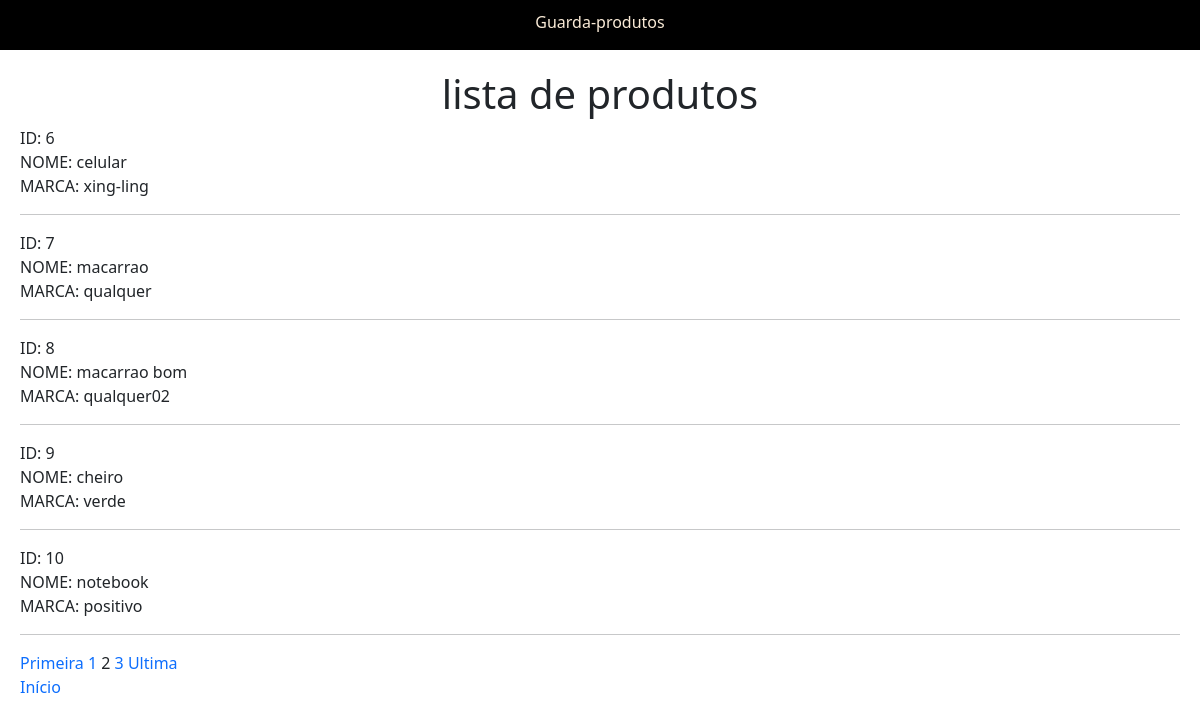
Screenshot of /mostrar-itens.php?pagina=2 with the database file from the repository.
### tables this page shows
CREATE TABLE `produtos` (
  `produto_id` int(11) NOT NULL AUTO_INCREMENT,
  `produtos_nome` varchar(200) NOT NULL,
  `produtos_marca` varchar(200) NOT NULL,
  PRIMARY KEY (`produto_id`)
);

### mostrar-itens.php (the view, shortened to what this page needs)
<?php
include("header.php");
include("conexao.php");
?>
<body>
    <div class="itens">
    <h1 style="text-align: center;">lista de produtos</h1>
    <?php
    $pagina_atual = filter_input(INPUT_GET,'pagina',FILTER_SANITIZE_NUMBER_INT);
    $pagina = (!empty($pagina_atual)) ? $pagina_atual : 1 ;
    $qnt_result_pg = 5;
    $inicio = ($qnt_result_pg * $pagina)- $qnt_result_pg;
    $comando_produtos = "SELECT * FROM produtos LIMIT $inicio,$qnt_result_pg";
    $resultado_usuarios = mysqli_query($conexao,$comando_produtos);
    while($row_usuario = mysqli_fetch_assoc($resultado_usuarios)){
       echo "ID: " .$row_usuario ['produto_id']."<br>";
       echo "NOME: " .$row_usuario ['produtos_nome']."<br>";
       echo "MARCA: " .$row_usuario ['produtos_marca']."<br><hr>";
   }
   $comando_pg = "SELECT COUNT(produto_id) AS num_result FROM produtos";
   $resultado_pg = mysqli_query($conexao,$comando_pg);
   $row_pg = mysqli_fetch_assoc($resultado_pg);
   $quantidade_pg = ceil($row_pg['num_result']/$qnt_result_pg);
   $max_links = 1 ;
   echo "<a href='mostrar-itens.php?pagina=1'>Primeira</a>";
   for($pag_ant = $pagina - $max_links ; $pag_ant <= $pagina - 1 ; $pag_ant++){
       if($pag_ant >=1){
            echo "<a href='mostrar-itens.php?pagina=$pag_ant'> $pag_ant </a>";
        }
    }
   echo " $pagina ";
   for($pag_post = $pagina + 1 ; $pag_post <= $pagina + $max_links ; $pag_post++){
        if($pag_post <= $quantidade_pg){
            echo "<a href='mostrar-itens.php?pagina=$pag_post'> $pag_post </a>";
        }
    }
   echo "<a href='mostrar-itens.php?pagina=$quantidade_pg'>Ultima</a>"."<br>";
   echo "<a href='index.php'>Início</a>";
    ?>
    </div>
</body>

### style.css (style rules this page uses)
a { text-decoration: none; }
.itens { margin-top: 50px; padding: 20px; }

### rows the page displays
produtos: produto_id "6", produtos_nome "celular", produtos_marca "xing-ling"
produtos: produto_id "7", produtos_nome "macarrao", produtos_marca "qualquer"
produtos: produto_id "8", produtos_nome "macarrao bom", produtos_marca "qualquer02"
produtos: produto_id "9", produtos_nome "cheiro", produtos_marca "verde"
produtos: produto_id "10", produtos_nome "notebook", produtos_marca "positivo"

### other values shown
$pagina "2"
